Frame 1 (no input): blank canvas, image omitted
Frame 60 (the mouse pressed at the canvas centre just before this capture): blank canvas, image omitted
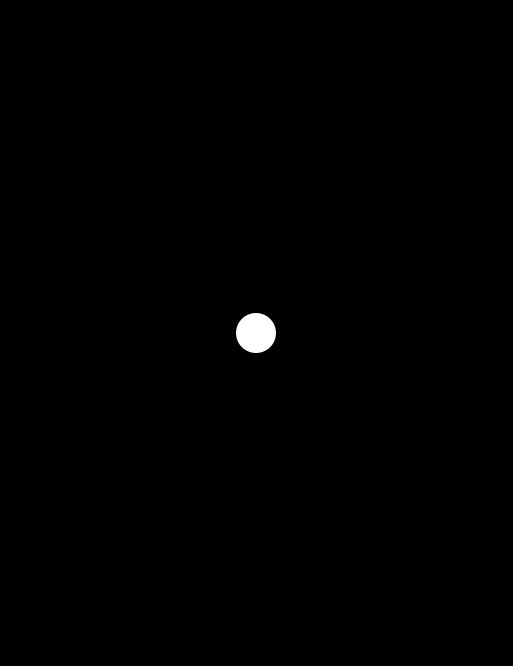
Frame 120 (the mouse held since frame 60 and released just before this capture)

The Processing sketch whose frames 1 and 60 were blank and that drew this single picture after the mouse press (run headless with seeded random() and noise(); from frame 60 on, the mouse is pressed at the canvas centre):

// Processing sketch: processing_5380
// ── processing_5380.pde


// Based on code 43-02 (p. 409)


Ring[] rings;                  // Declare the array
int numRings = 100;
int currentRing = 0;
float one, two, three;

boolean record = false;

void setup() {
  size(513, 666);
  smooth();
  rings = new Ring[numRings];  // Construct the array
  for (int i = 0; i < numRings; i++) {
  rings[i] = new Ring();     // Construct each object
  }
}

void draw() {
 

  background(0);
  for (int i = 0; i < numRings; i++) {
    rings[i].grow();
    rings[i].change();
    rings[i].display();
  }

  if(record) {
    endRecord();
    record = false; 
  }

}

void change() {
   if(mousePressed) {
     one += 0.1;
     two += 0.2;
     three += 0.3;
     fill(one,two,three);
   }
 }

void keyPressed() {
  record = true; 
}

// Click to create a new Ring
void mousePressed() {
  rings[currentRing].start(mouseX, mouseY);
  currentRing++;
  if (currentRing >= numRings) {
    currentRing = 0;
  }
}

class Ring {
  float x, y, n;          // X-coordinate, y-coordinate
  float diameter;       // Diameter of the ring
  color c;  
  boolean on = false;  // Turns the display on and off

  void start(float xpos, float ypos) {
    x = xpos;
    y = ypos; 
    on = true;
    diameter = 10;
   }

  void grow() {
    if (on == true) {
      diameter += 0.5;
      
      if (diameter > height*2) {
        on = false;
       
      }
    }
  }
  
  void change() {
   if(mousePressed) {
     one += 0.1;
     two += 0.2;
     three += 0.3;
     c = color(one,two,three);
     fill(c);
   }
 }

  void display() {
    if (on == true) {
      noStroke();
      ellipse(x, y, diameter, diameter);
      }
  }
}
